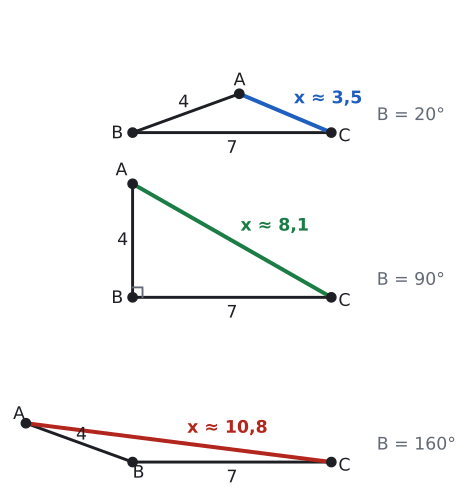

Here is the Python script that generated this plot:
import sys; sys.path.insert(0, "tools")
from cizim import *

# Ders, kural 1: |BC| = 7 ve |BA| = 4 sabit, B'deki açı 20°, 90°, 160°. x = |AC| = sqrt(65 - 56 cos B) = 3,52 / 8,06 / 10,85.
fig, axs = plt.subplots(3, 1, figsize=(5.8, 6.6))
for ax, (al, renk) in zip(axs, [(20, MAVI), (90, YESIL), (160, KIRMIZI)]):
    ax.set_aspect("equal"); ax.axis("off")
    B = np.array([0.0, 0.0]); C = np.array([7.0, 0.0])
    A = 4 * np.array([np.cos(np.radians(al)), np.sin(np.radians(al))])
    x = np.linalg.norm(A - C); print(al, x)
    ax.plot(*zip(B, C), color=YAZI); ax.plot(*zip(B, A), color=YAZI)
    ax.plot(*zip(A, C), color=renk, lw=3)
    nokta(ax, *B, "B", dx=0.0 if al == 160 else -0.75, dy=-0.55 if al == 160 else -0.2)
    nokta(ax, *C, "C", dx=0.25, dy=-0.3); nokta(ax, *A, "A", dx=-0.45 if al == 160 else (-0.6 if al == 90 else -0.2), dy=0.15 if al == 160 else 0.3)
    ax.text(3.5, -0.25, "7", ha="center", va="top")
    if al == 90:
        ax.plot([0.35, 0.35, 0], [0, 0.35, 0.35], color=SOLUK, lw=1.4)
        ax.text(-0.35, 2, "4", ha="center", va="center")
    elif al == 20:
        ax.text(1.8, 1.05, "4", ha="center", va="center")
    else:
        ax.text(-1.8, 0.95, "4", ha="center", va="center")
    m = (A + C) / 2
    deger = f"{x:.1f}".replace(".", ",")
    ax.text(m[0] + 0.3, m[1] + 0.35, f"x ≈ {deger}", color=renk, fontsize=13, fontweight="bold")
    ax.text(8.6, 0.6, f"B = {al}°", fontsize=13, va="center", color=SOLUK)
    ax.set_xlim(-4.4, 10.8); ax.set_ylim(-0.9, 4.4)
fig.subplots_adjust(hspace=0.04)
kaydet(fig, __file__)
